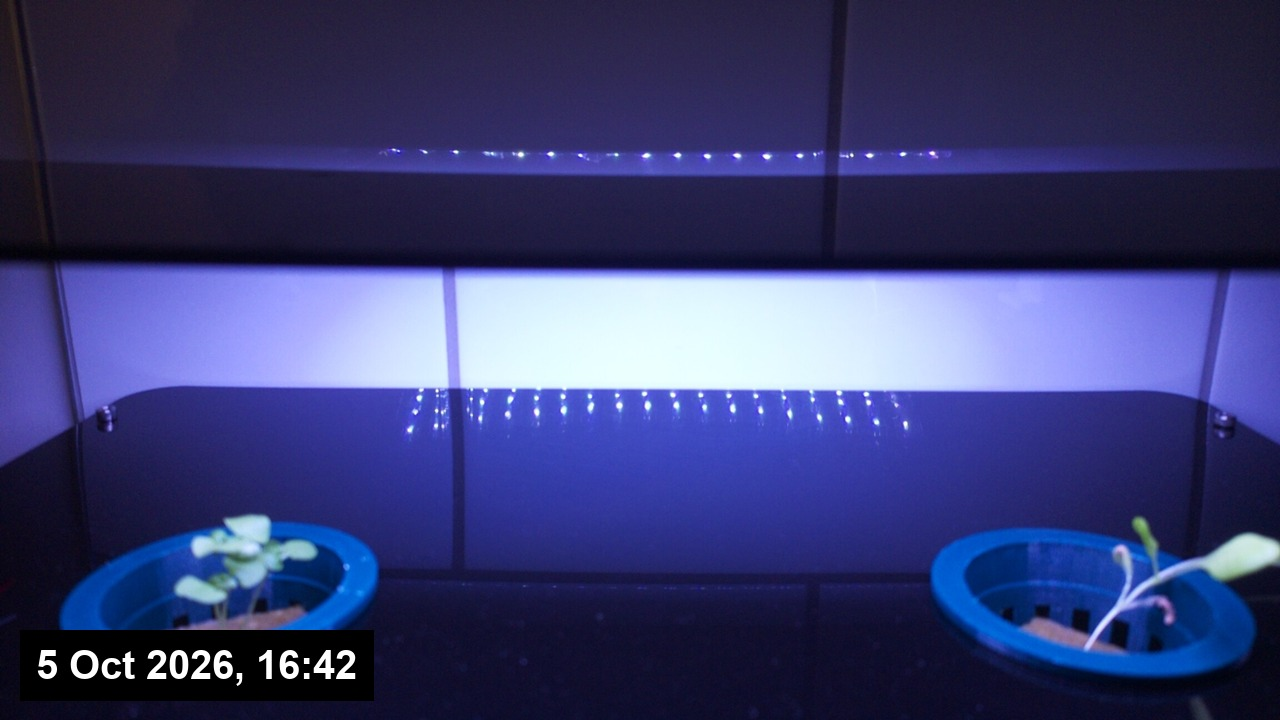
#> input picture docs/poster/timelapse_2026-10-05.jpg, 1280 x 720 px, given in place of 2026-10-05_16-42-27.jpg, which was not available
$ python timelapse_strip.py timelapse_2026-10-05.jpg
#> lines starting #> are read from the running program, lines starting #| are printed output that depends on the picture
"""Three timelapse photos in a row, each stamped with its capture time.

    python timelapse_strip.py <dir with the original photos>
        -> timelapse_2026-10-05.jpg, timelapse_2026-10-13.jpg, timelapse_2026-10-17.jpg
           and timelapse_strip.jpg

The originals (2304x1296) are on the Pi in data/camera/images/, named by local
capture time. Basil is on the left, lettuce on the right. The camera stand was
moved between 5 and 13 Oct, so the first view is closer.
"""
import sys
from datetime import datetime
from pathlib import Path

from PIL import Image, ImageDraw, ImageFont

HERE = Path(__file__).resolve().parent
PHOTOS = ["2026-10-05_16-42-27.jpg", "2026-10-13_11-01-57.jpg", "2026-10-17_11-00-09.jpg"]
W, H = 1280, 720
src = Path(sys.argv[1])


def font(size):
    for name in ("arialbd.ttf", "DejaVuSans-Bold.ttf"):
        try:
            return ImageFont.truetype(name, size)
        except OSError:
            pass
    return ImageFont.load_default()


frames = []
for name in PHOTOS:
    when = datetime.strptime(name[:-4], "%Y-%m-%d_%H-%M-%S")
    im = Image.open(src / name).convert("RGB").resize((W, H), Image.LANCZOS)
#> im is the input picture: PIL image 1280x720 RGB; mean R, G, B 57.6, 61.4, 113.8
    d = ImageDraw.Draw(im)
    label = when.strftime("%-d %b %Y, %H:%M") if sys.platform != "win32" else \
        when.strftime("%#d %b %Y, %H:%M")
    f = font(40)
    box = d.textbbox((0, 0), label, font=f)
#> box = (0, 8, 363, 43)
    d.rectangle((20, H - 30 - (box[3] - box[1]) - 24, 20 + box[2] - box[0] + 32, H - 20),
                fill=(0, 0, 0))
    d.text((36, H - 30 - (box[3] - box[1]) - 12), label, font=f, fill=(255, 255, 255))
    im.save(HERE / f"timelapse_{when:%Y-%m-%d}.jpg", quality=92)
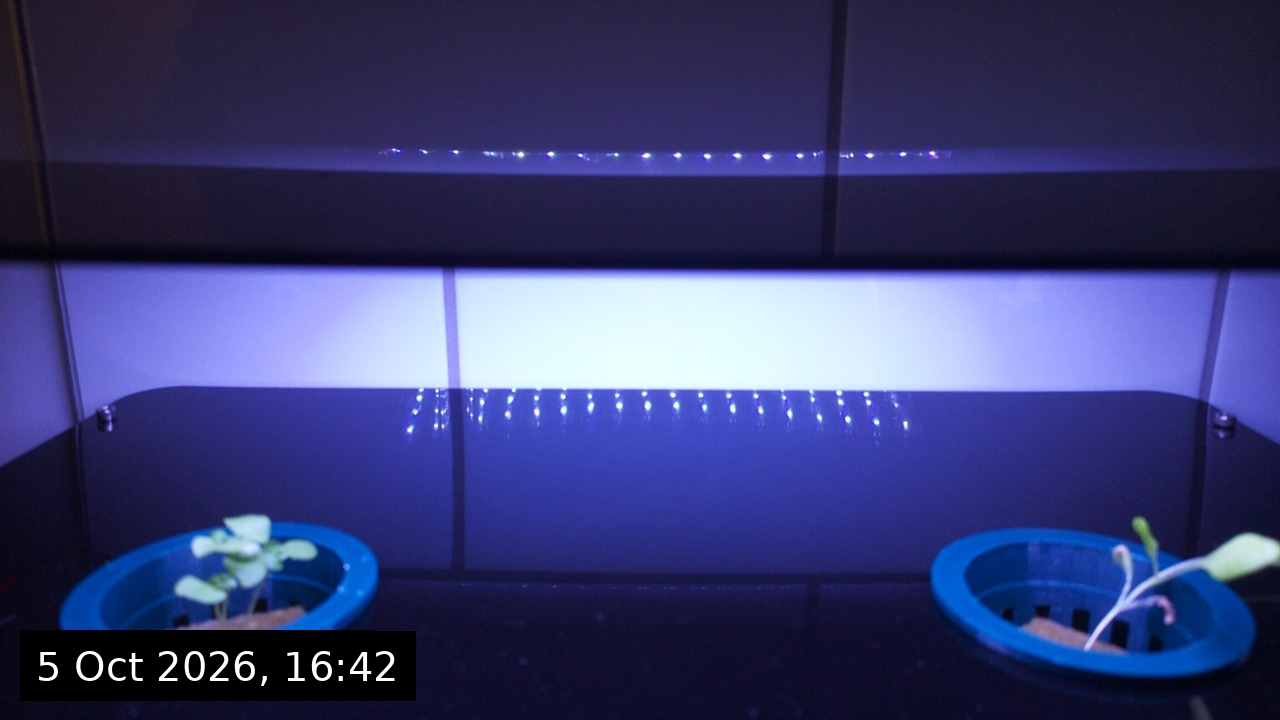
#> saved as timelapse_2026-10-05.jpg: PIL image 1280x720 RGB; mean R, G, B 57.3, 61.1, 113.4
    frames.append(im)
#> pass 2 of the loop `for name in PHOTOS:`:
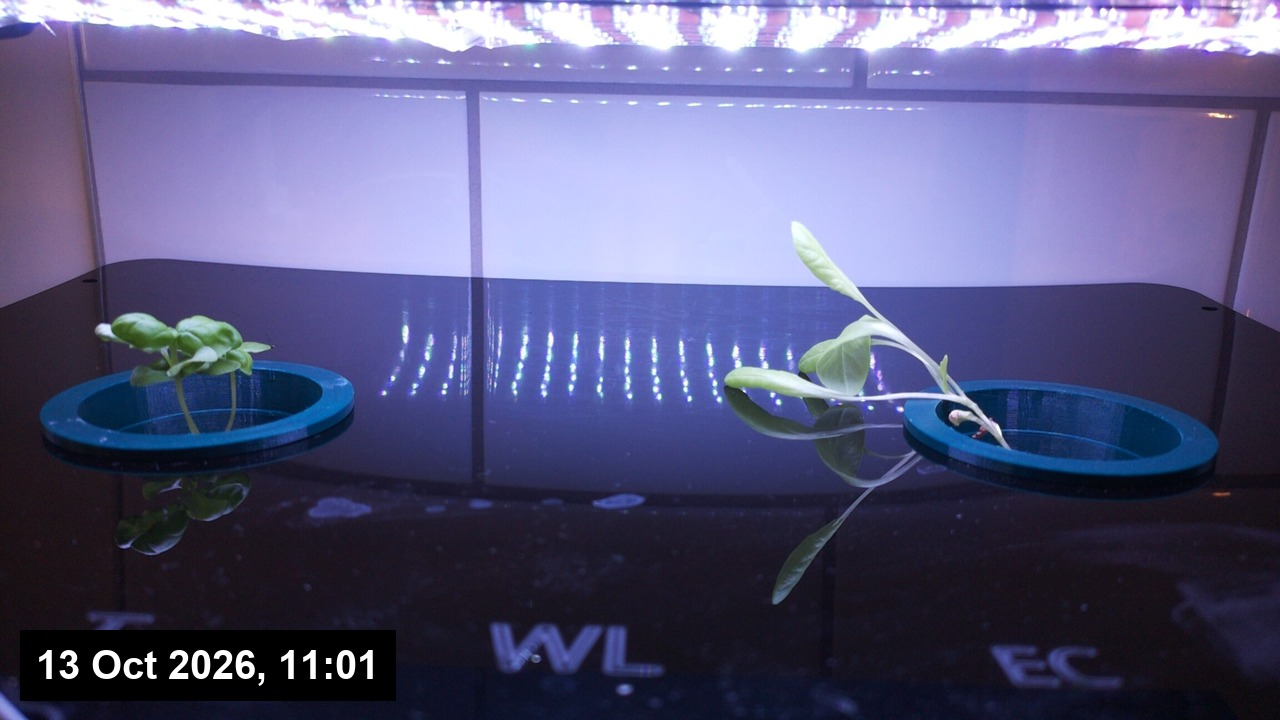
#> input picture docs/poster/timelapse_2026-10-13.jpg, 1280 x 720 px, given in place of 2026-10-13_11-01-57.jpg, which was not available
#> im is the input picture: PIL image 1280x720 RGB; mean R, G, B 89.4, 89.1, 126.8
#> box = (0, 8, 388, 43)
#> `im.save(HERE / f"timelapse_{when:%Y-%m-%d}.jpg", quality=92)`:
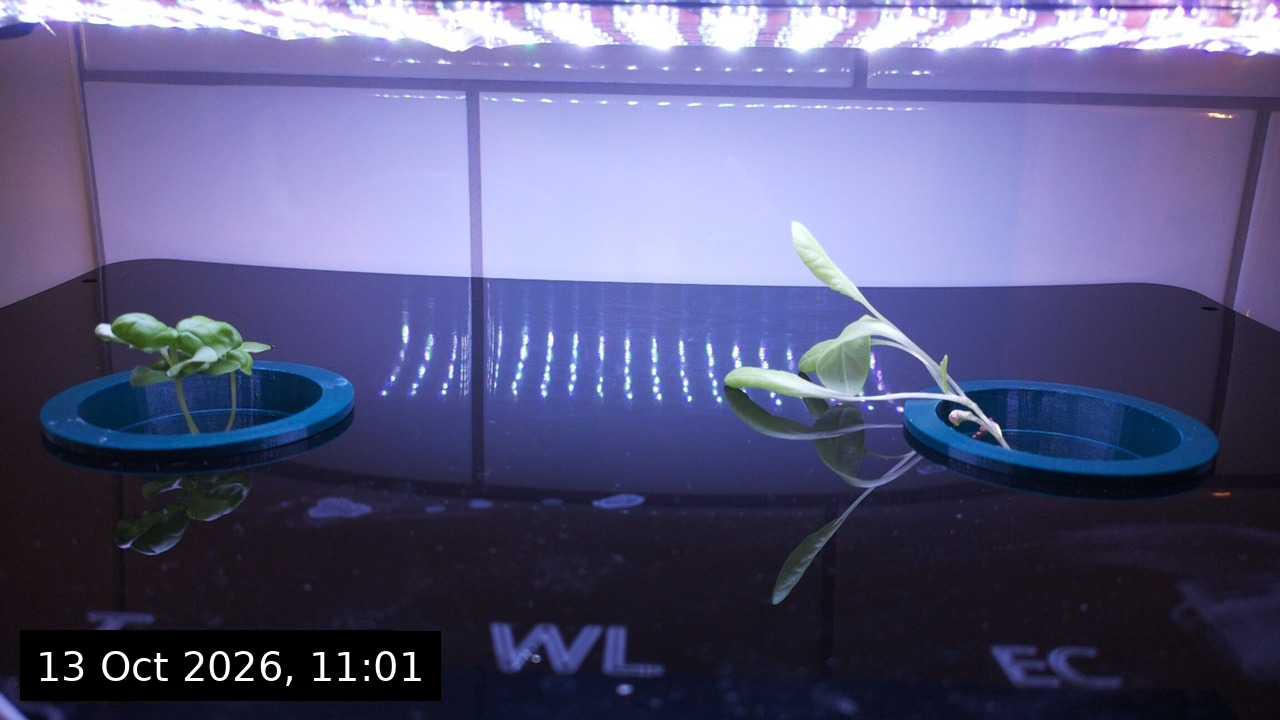
#> saved as timelapse_2026-10-13.jpg: PIL image 1280x720 RGB; mean R, G, B 89.1, 88.8, 126.4

gap = 24
strip = Image.new("RGB", (3 * W + 2 * gap, H), "white")
#> strip: PIL image 3888x720 RGB; every value is 255
for i, im in enumerate(frames):
    strip.paste(im, (i * (W + gap), 0))
#> this loop made 3 passes
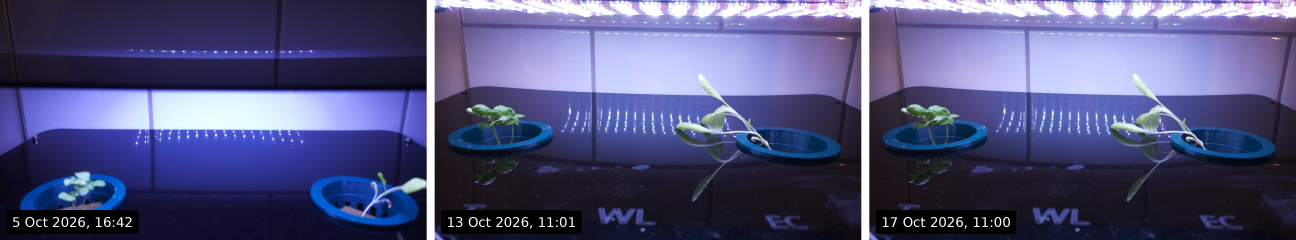
#> strip: PIL image 3888x720 RGB (shown at 1/3 size); mean R, G, B 80.6, 81.7, 123.7
strip.save(HERE / "timelapse_strip.jpg", quality=92)
